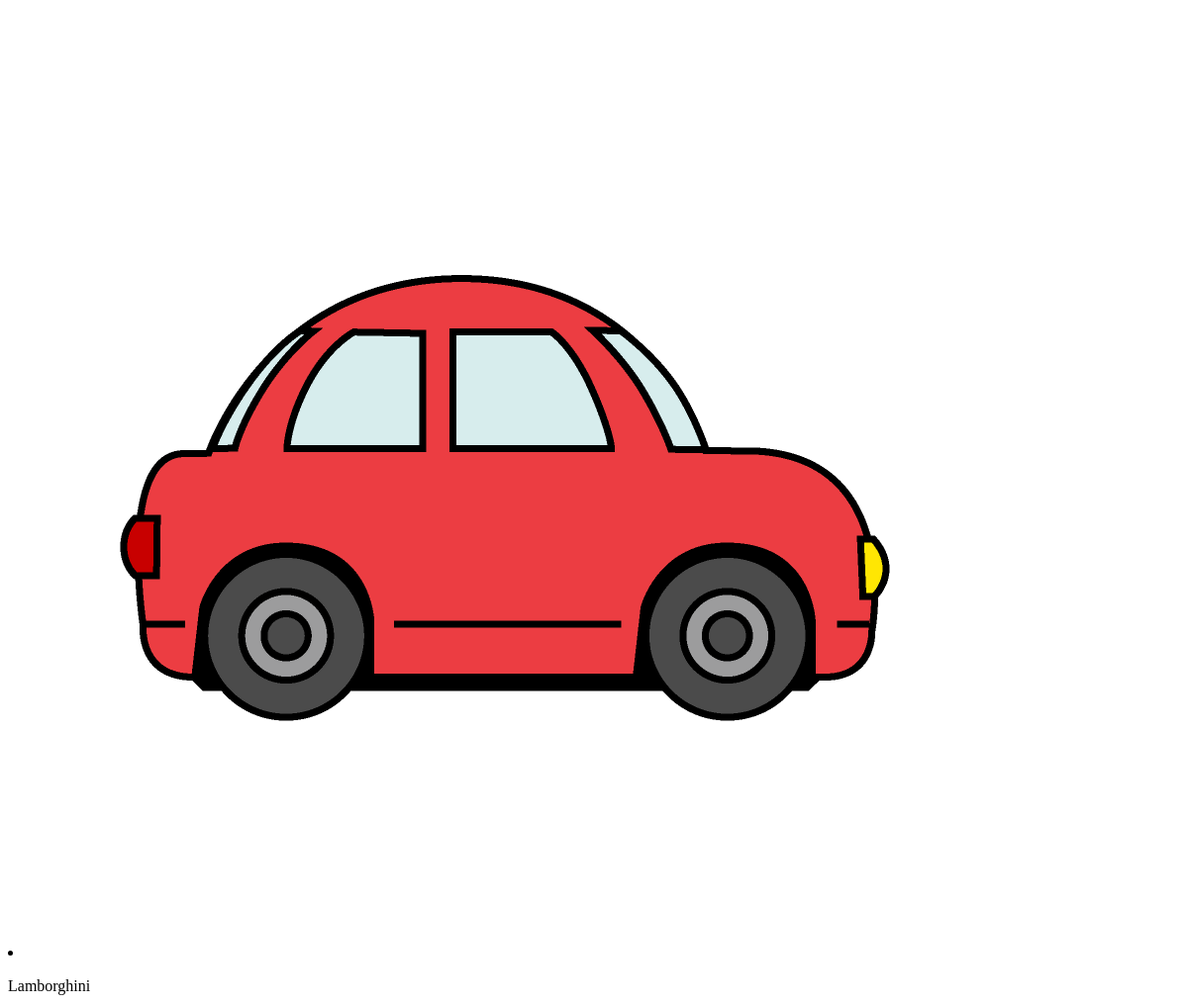
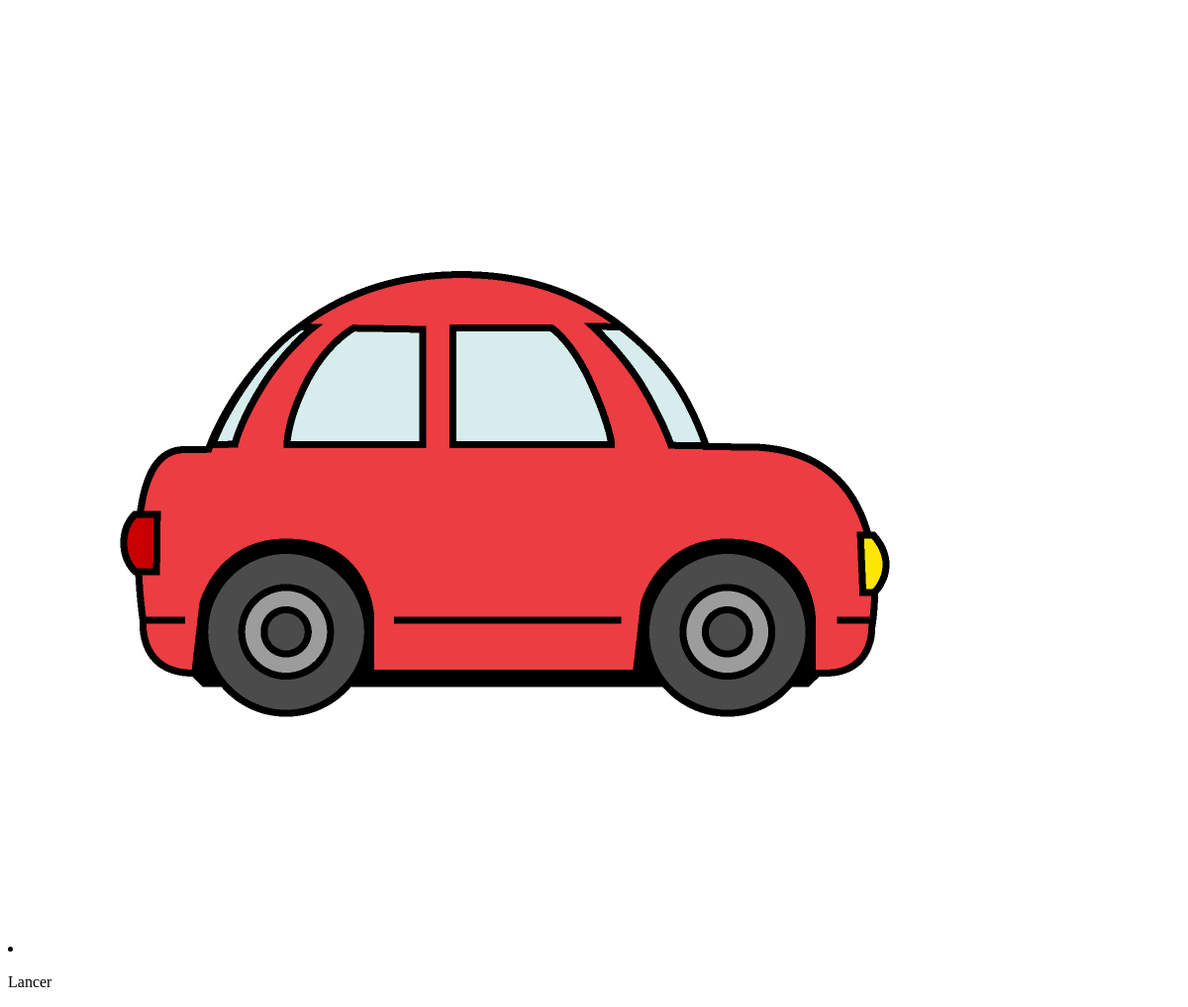
The app's page /cars/sorting_red_cars/, older data (2 pictures, top to bottom).
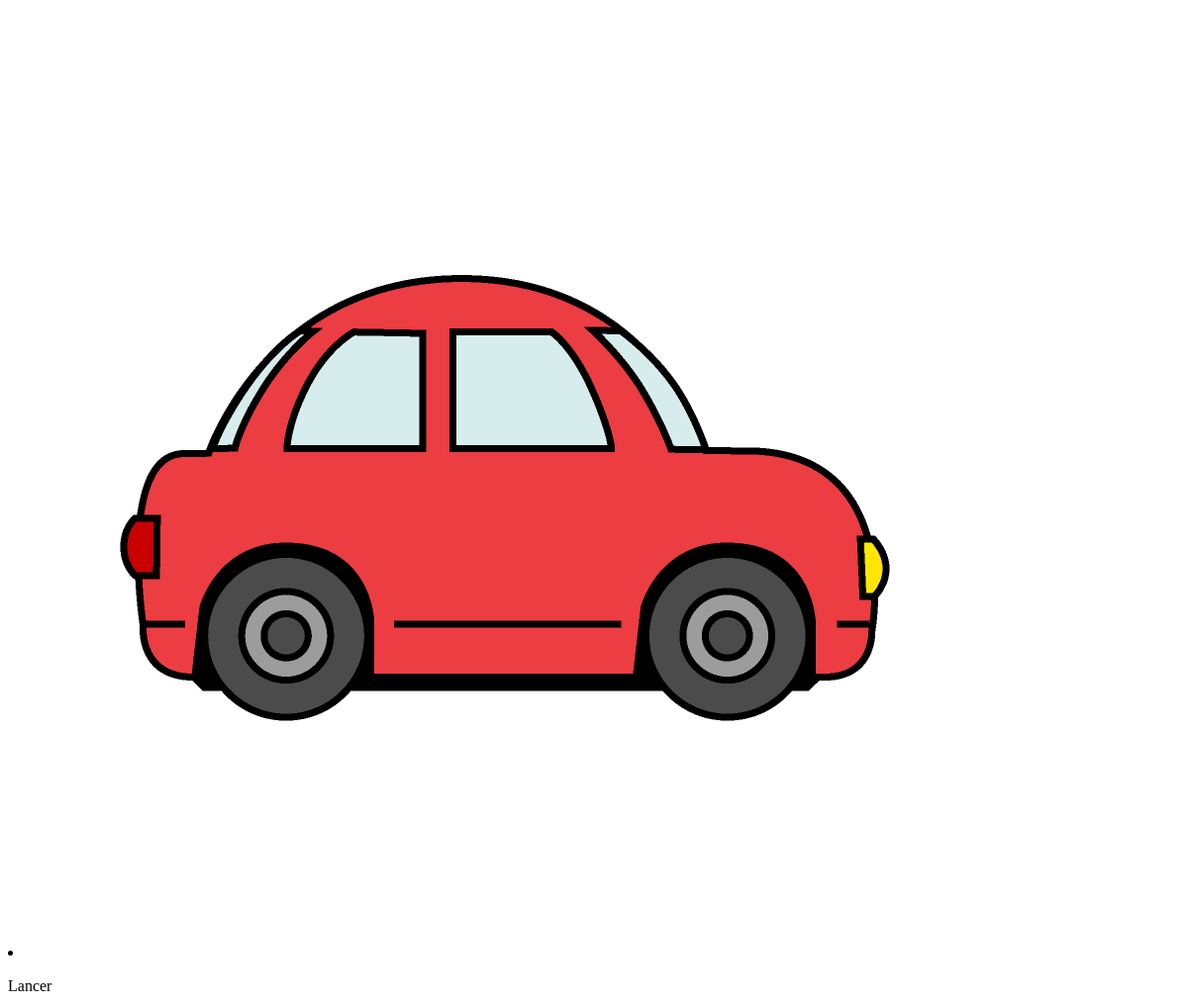
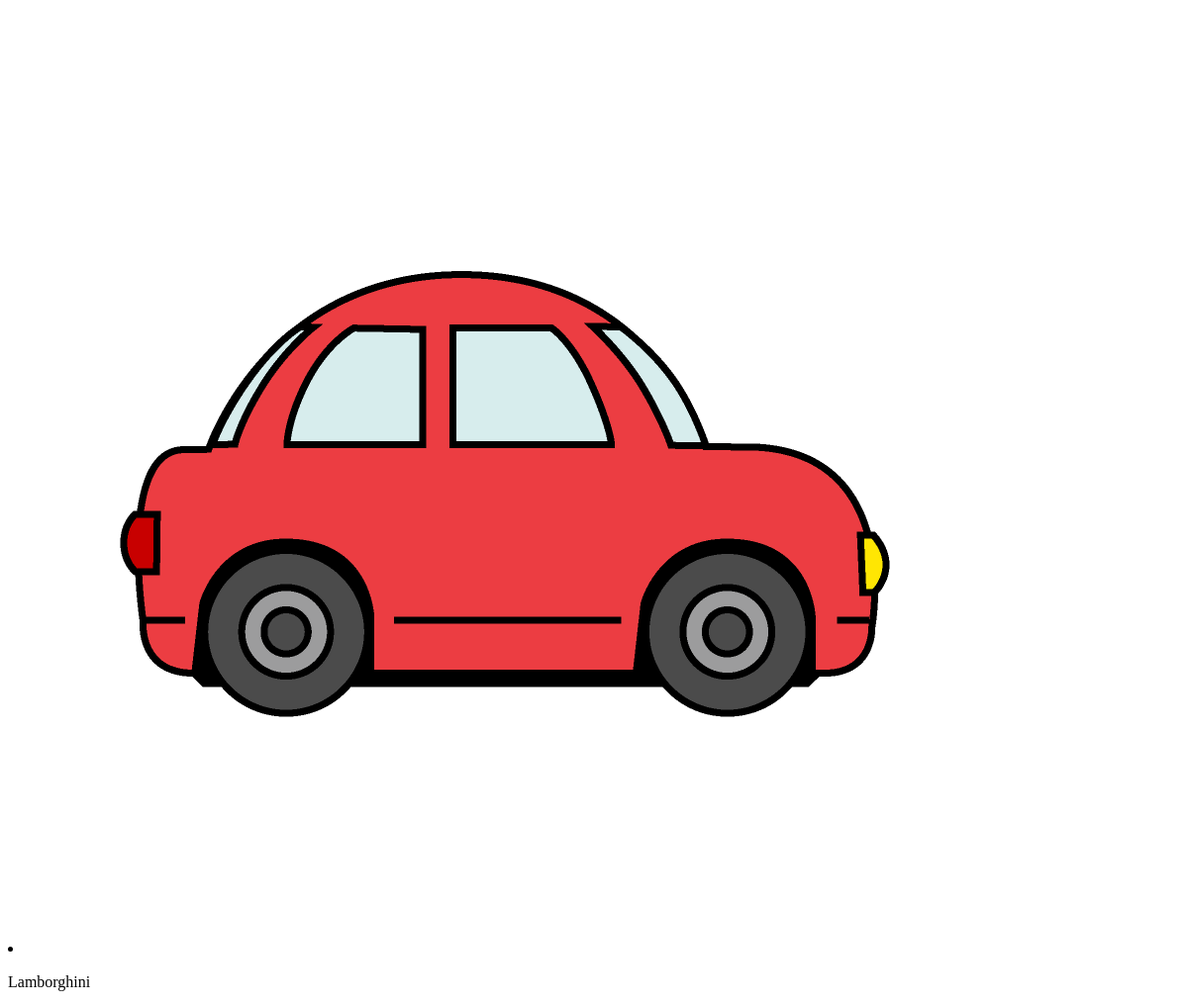
The same page, newer data (2 pictures, top to bottom).
### car_app/models.py (models this page shows, shortened)
class Car(models.Model):
    name = models.CharField(max_length=50)
    color = models.CharField(max_length=30)
    position = models.IntegerField()

### car_app/views.py (the view)
# urls.py: path('sorting_red_cars/', CarView.sorting_red_cars, name='sorting_red_cars'),
    def sorting_red_cars(request):
        if request.method == 'GET':
            red_cars = Car.objects.filter(color='red').order_by('position')
            return render(request, 'car_app/red_cars.html', {'red_cars': red_cars})
        else:
            return JsonResponse({'error': 'Invalid request method'}, status=400)

### car_app/templates/car_app/red_cars.html
{% load static %}
{% for car in red_cars %}
    <li id="car-{{ car.id }}" data-car-id="{{ car.id }}" data-color="{{ car.color }}">
        <img src="{% static 'car_app/redcar.png' %}" alt="{{ car.name }}">
        <p>{{ car.name }}</p>
    </li>
{% endfor %}

Row changes from the older to the newer data that the page shows:
changed Car "Lancer": moves up the list
